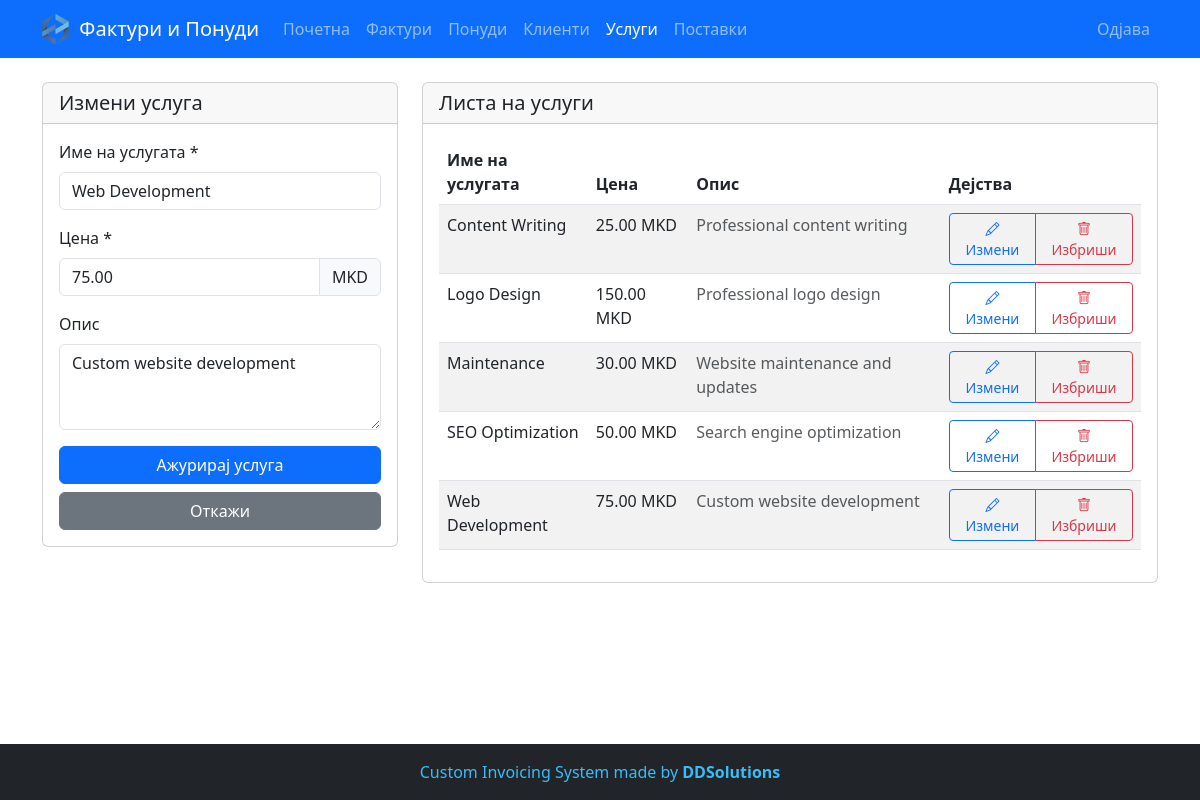
The page /services.php?edit=1 (signed in) on the database its author committed.
### tables this page shows
CREATE TABLE IF NOT EXISTS services (
    id INT AUTO_INCREMENT PRIMARY KEY,
    name VARCHAR(100) NOT NULL,
    price DECIMAL(10,2) NOT NULL,
    description TEXT,
    created_at TIMESTAMP DEFAULT CURRENT_TIMESTAMP
);

### includes/company_helper.php (called while the page is built, shortened)
<?php
function getCompanySettings($pdo) {
    $stmt = $pdo->query("SELECT * FROM company_settings LIMIT 1");
    $company = $stmt->fetch();
    return $company;
}
?>

### services.php (the view, shortened to what this page needs)
<?php
require_once 'config/database.php';
require_once 'includes/company_helper.php';
$company_settings = getCompanySettings($pdo);
$currency = $company_settings['currency'] ?? 'MKD';
$stmt = $pdo->query("SELECT * FROM services ORDER BY name");
$services = $stmt->fetchAll();
$edit_service = null;
if (isset($_GET['edit']) && is_numeric($_GET['edit'])) {
    $stmt = $pdo->prepare("SELECT * FROM services WHERE id = ?");
    $stmt->execute([$_GET['edit']]);
    $edit_service = $stmt->fetch();
}
$logo_path = '/uploads/company_logo.png';
$upload_dir = __DIR__ . '/uploads/';
$logo_files = glob($upload_dir . 'company_logo*.png');
if ($logo_files && count($logo_files) > 0) {
    $logo_path = '/uploads/' . basename($logo_files[0]);
}
?>
<!DOCTYPE html>
<html lang="en">
<head>
    <link href="https://cdn.jsdelivr.net/npm/bootstrap@5.3.0/dist/css/bootstrap.min.css" rel="stylesheet">
    <link href="https://cdn.jsdelivr.net/npm/bootstrap-icons@1.7.2/font/bootstrap-icons.css" rel="stylesheet">
</head>
<body>
    <nav class="navbar navbar-expand-lg navbar-dark bg-primary">
        <div class="container">
            <a class="navbar-brand d-flex align-items-center" href="#">
                <img src="<?php echo $logo_path; ?>" alt="DDS Logo" style="height:32px; width:auto; margin-right:10px;">
                Фактури и Понуди
            </a>
            <div class="collapse navbar-collapse" id="navbarNav">
                <ul class="navbar-nav me-auto">
                    <li class="nav-item">
                        <a class="nav-link" href="dashboard.php">Почетна</a>
                    </li>
                    <li class="nav-item">
                        <a class="nav-link" href="invoices.php">Фактури</a>
                    </li>
                    <li class="nav-item">
                        <a class="nav-link" href="offers.php">Понуди</a>
                    </li>
                    <li class="nav-item">
                        <a class="nav-link" href="clients.php">Клиенти</a>
                    </li>
                    <li class="nav-item">
                        <a class="nav-link active" href="services.php">Услуги</a>
                    </li>
                    <li class="nav-item">
                        <a class="nav-link" href="company_settings.php">Поставки</a>
                    </li>
                </ul>
                <ul class="navbar-nav">
                    <li class="nav-item">
                        <a class="nav-link" href="logout.php">Одјава</a>
                    </li>
                </ul>
            </div>
        </div>
    </nav>
    <div class="container mt-4 main-content">
        <div class="row">
            <div class="col-md-4">
                <div class="card">
                    <div class="card-header">
                        <h5 class="mb-0">
                            <?php echo $edit_service ? 'Измени услуга' : 'Додај нова услуга'; ?>
                        </h5>
                    </div>
                    <div class="card-body">
                        <form method="POST">
                            <div class="mb-3">
                                <label for="name" class="form-label">Име на услугата *</label>
                                <input type="text" class="form-control" id="name" name="name"
                                       value="<?php echo htmlspecialchars($edit_service['name'] ?? ''); ?>" required>
                            </div>
                            <div class="mb-3">
                                <label for="price" class="form-label">Цена *</label>
                                <div class="input-group">
                                    <input type="number" class="form-control" id="price" name="price" step="0.01" min="0.01" value="<?php echo $edit_service['price'] ?? ''; ?>" required>
                                    <span class="input-group-text"><?php echo $currency; ?></span>
                                </div>
                            </div>
                            <div class="mb-3">
                                <label for="description" class="form-label">Опис</label>
                                <textarea class="form-control" id="description" name="description" rows="3"
                                          placeholder="Опционален опис на услугата"><?php echo htmlspecialchars($edit_service['description'] ?? ''); ?></textarea>
                            </div>
                            <div class="d-grid gap-2">
                                <button type="submit" class="btn btn-primary">
                                    <?php echo $edit_service ? 'Ажурирај услуга' : 'Додај услуга'; ?>
                                </button>
                                <?php if ($edit_service): ?>
                                    <a href="services.php" class="btn btn-secondary">Откажи</a>
                                <?php endif; ?>
                            </div>
                        </form>
                    </div>
                </div>
            </div>
            <div class="col-md-8">
                <div class="card">
                    <div class="card-header">
                        <h5 class="mb-0">Листа на услуги</h5>
                    </div>
                    <div class="card-body">
                        <?php if (empty($services)): ?>
                            <p class="text-muted">Нема додадени услуги. Додајте ја вашата прва услуга со користење на формата на лево.</p>
                        <?php else: ?>
                            <div class="table-responsive">
                                <table class="table table-striped">
                                    <thead>
                                        <tr>
                                            <th>Име на услугата</th>
                                            <th>Цена</th>
                                            <th>Опис</th>
                                            <th>Дејства</th>
                                        </tr>
                                    </thead>
                                    <tbody>
                                        <?php foreach ($services as $service): ?>
                                            <tr>
                                                <td><?php echo htmlspecialchars($service['name']); ?></td>
                                                <td><?php echo number_format($service['price'], 2); ?> <?php echo $currency; ?></td>
                                                <td>
                                                    <?php if ($service['description']): ?>
                                                        <span class="text-muted"><?php echo htmlspecialchars($service['description']); ?></span>
                                                    <?php else: ?>
                                                        <span class="text-muted">Нема опис</span>
                                                    <?php endif; ?>
                                                </td>
                                                <td>
                                                    <div class="btn-group btn-group-sm">
                                                        <a href="?edit=<?php echo $service['id']; ?>"
                                                           class="btn btn-outline-primary">
                                                            <i class="bi bi-pencil"></i> Измени
                                                        </a>
                                                        <button type="button" class="btn btn-outline-danger"
                                                                data-bs-toggle="modal"
                                                                data-bs-target="#deleteModal<?php echo $service['id']; ?>">
                                                            <i class="bi bi-trash"></i> Избриши
                                                        </button>
                                                    </div>
                                                </td>
                                            </tr>
                                        <?php endforeach; ?>
                                    </tbody>
                                </table>
                            </div>
                        <?php endif; ?>
                    </div>
                </div>
            </div>
        </div>
    </div>
    <footer class="bg-dark mt-5 py-3">
        <div class="container">
            <div class="row">
                <div class="col-md-12 text-center">
                    <p class="mb-0" style="color: #38BDF8;">Custom Invoicing System made by <strong><a href="https://ddsolutions.com.mk/" target="_blank" style="color: #38BDF8; text-decoration: none;">DDSolutions</a></strong></p>
                </div>
            </div>
        </div>
    </footer>
</body>
</html>

### services.php (style rules this page uses)
body { min-height: 100vh; display: flex; flex-direction: column; }
.main-content { flex: 1; }
footer { margin-top: auto; }

### rows shown on the page
services: name "Web Development", price "75.00", description "Custom website development"
services: name "Content Writing", price "25.00", description "Professional content writing"
services: name "Logo Design", price "150.00", description "Professional logo design"
services: name "Maintenance", price "30.00", description "Website maintenance and updates"
services: name "SEO Optimization", price "50.00", description "Search engine optimization"

### other values the page prints
$currency "MKD"
